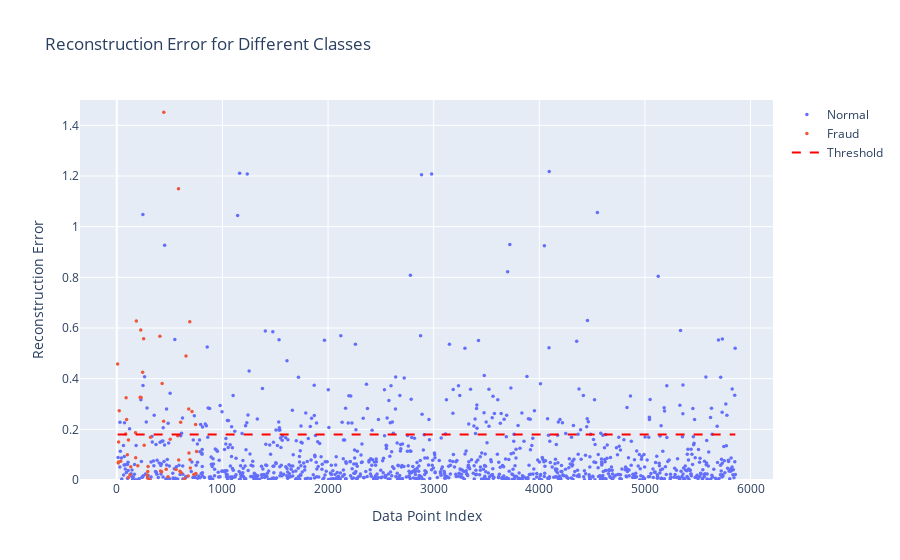

The notebook cell saved with this chart:
### Code cell
# Create DataFrame for reconstruction errors
error_df = pd.DataFrame({'reconstruction_error': reconstruction_errors,
                         'true_class': y_test})

groups = error_df.groupby('true_class')

# Create traces for each class
traces = []
for name, group in groups:
    trace = go.Scatter(
        x=group.index,
        y=group.reconstruction_error,
        mode='markers',
        marker=dict(size=3.5),
        name="Fraud" if name == 1 else "Normal"
    )
    traces.append(trace)

# Add threshold line
threshold_line = go.Scatter(
    x=[error_df.index.min(), error_df.index.max()],
    y=[threshold, threshold],
    mode='lines',
    line=dict(color='red', dash='dash'),
    name='Threshold'
)

# Create the layout
layout = go.Layout(
    title="Reconstruction Error for Different Classes",
    xaxis=dict(title="Data Point Index"),
    yaxis=dict(title="Reconstruction Error"),
    yaxis_range=[0, 1.5],
)

# Create the figure
fig = go.Figure(data=traces + [threshold_line], layout=layout)

# Show the plot
pyo.iplot(fig)

### Figure 1 — Plotly figure (JSON) as saved in the notebook; plotly's stock layout.template omitted (floating-point values rounded to 4 significant figures; data arrays with more than 128 entries replaced by an {"elided": "..."} marker saying what was removed)
{"data": [{"marker": {"size": 3.5}, "mode": "markers", "name": "Normal", "type": "scatter", "x": {"elided": "1113 int values"}, "y": {"elided": "1113 float values"}}, {"marker": {"size": 3.5}, "mode": "markers", "name": "Fraud", "type": "scatter", "x": [319, 308, 23, 604, 296, 408, 655, 506, 586, 199, 221, 712, 177, 561, 132, 755, 683, 681, 14, 88, 259, 15, 8, 230, 696, 611, 84, 676, 124, 598, 746, 414, 425, 584, 293, 445, 468, 577, 245, 748, 185, 227, 292, 691, 179, 93, 110, 254, 17, 443, 37, 730, 485, 100, 109, 642, 429, 693, 287], "y": [0.1691, 0.001861, 0.2733, 0.2283, 0.05333, 0.5679, 0.4892, 0.1609, 0.07874, 0.05651, 0.3271, 0.2701, 0.186, 0.04169, 0.05242, 0.1121, 0.1067, 0.2806, 0.06726, 0.3244, 0.1373, 0.07081, 0.4574, 0.3256, 0.04701, 0.02866, 0.1814, 0.016, 0.02031, 0.03415, 0.2188, 0.03563, 0.03302, 1.15, 0.03326, 1.452, 0.04199, 0.1744, 0.4251, 0.02547, 0.6274, 0.5924, 0.007511, 0.6249, 0.08797, 0.2384, 0.1575, 0.5577, 0.1496, 0.2314, 0.07354, 0.02189, 0.0132, 0.09921, 0.00961, 0.004537, 0.3809, 0.07962, 0.01947]}, {"line": {"color": "red", "dash": "dash"}, "mode": "lines", "name": "Threshold", "type": "scatter", "x": [8, 5856], "y": [0.18, 0.18]}], "layout": {"title": {"text": "Reconstruction Error for Different Classes"}, "xaxis": {"title": {"text": "Data Point Index"}}, "yaxis": {"range": [0, 1.5], "title": {"text": "Reconstruction Error"}}}}
